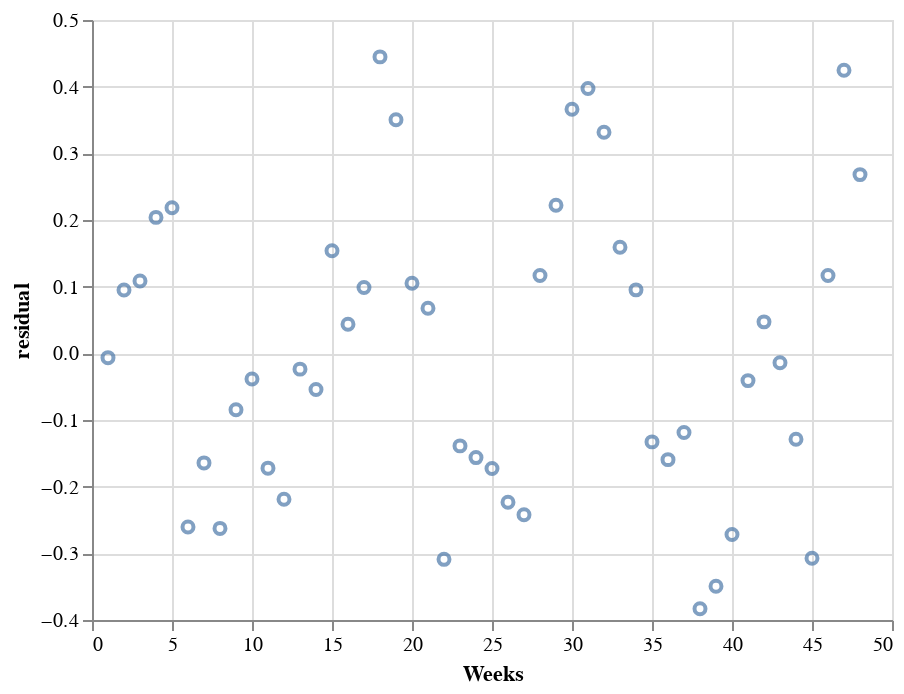

The notebook cell this image was saved under:
### Code cell
import altair as alt


alt.Chart(res_df).mark_point().encode(
    x=alt.X('Weeks'),
    y=alt.Y('residual')
)

### Figure 1 — Vega-Lite specification as saved in the notebook (floating-point values rounded to 4 significant figures)
{"config": {"view": {"continuousWidth": 400, "continuousHeight": 300}}, "data": {"name": "data-b75f5d397cb2d4d780a67d2b27732e1f"}, "mark": "point", "encoding": {"x": {"type": "quantitative", "field": "Weeks"}, "y": {"type": "quantitative", "field": "residual"}}, "$schema": "https://vega.github.io/schema/vega-lite/v4.8.1.json", "datasets": {"data-b75f5d397cb2d4d780a67d2b27732e1f": [{"Weeks": 1, "residual": -0.00649}, {"Weeks": 2, "residual": 0.09504}, {"Weeks": 3, "residual": 0.1084}, {"Weeks": 4, "residual": 0.2039}, {"Weeks": 5, "residual": 0.2184}, {"Weeks": 6, "residual": -0.2605}, {"Weeks": 7, "residual": -0.1643}, {"Weeks": 8, "residual": -0.2626}, {"Weeks": 9, "residual": -0.0846}, {"Weeks": 10, "residual": -0.03839}, {"Weeks": 11, "residual": -0.1722}, {"Weeks": 12, "residual": -0.2188}, {"Weeks": 13, "residual": -0.02371}, {"Weeks": 14, "residual": -0.05434}, {"Weeks": 15, "residual": 0.1539}, {"Weeks": 16, "residual": 0.04373}, {"Weeks": 17, "residual": 0.09871}, {"Weeks": 18, "residual": 0.4447}, {"Weeks": 19, "residual": 0.3505}, {"Weeks": 20, "residual": 0.1052}, {"Weeks": 21, "residual": 0.06772}, {"Weeks": 22, "residual": -0.309}, {"Weeks": 23, "residual": -0.1388}, {"Weeks": 24, "residual": -0.1564}, {"Weeks": 25, "residual": -0.1728}, {"Weeks": 26, "residual": -0.2235}, {"Weeks": 27, "residual": -0.2421}, {"Weeks": 28, "residual": 0.1169}, {"Weeks": 29, "residual": 0.222}, {"Weeks": 30, "residual": 0.3662}, {"Weeks": 31, "residual": 0.3973}, {"Weeks": 32, "residual": 0.3315}, {"Weeks": 33, "residual": 0.159}, {"Weeks": 34, "residual": 0.09522}, {"Weeks": 35, "residual": -0.1328}, {"Weeks": 36, "residual": -0.1594}, {"Weeks": 37, "residual": -0.1186}, {"Weeks": 38, "residual": -0.3831}, {"Weeks": 39, "residual": -0.3494}, {"Weeks": 40, "residual": -0.2718}, {"Weeks": 41, "residual": -0.04091}, {"Weeks": 42, "residual": 0.0472}, {"Weeks": 43, "residual": -0.01412}, {"Weeks": 44, "residual": -0.1288}, {"Weeks": 45, "residual": -0.3073}, {"Weeks": 46, "residual": 0.1168}, {"Weeks": 47, "residual": 0.4246}, {"Weeks": 48, "residual": 0.2681}]}}
